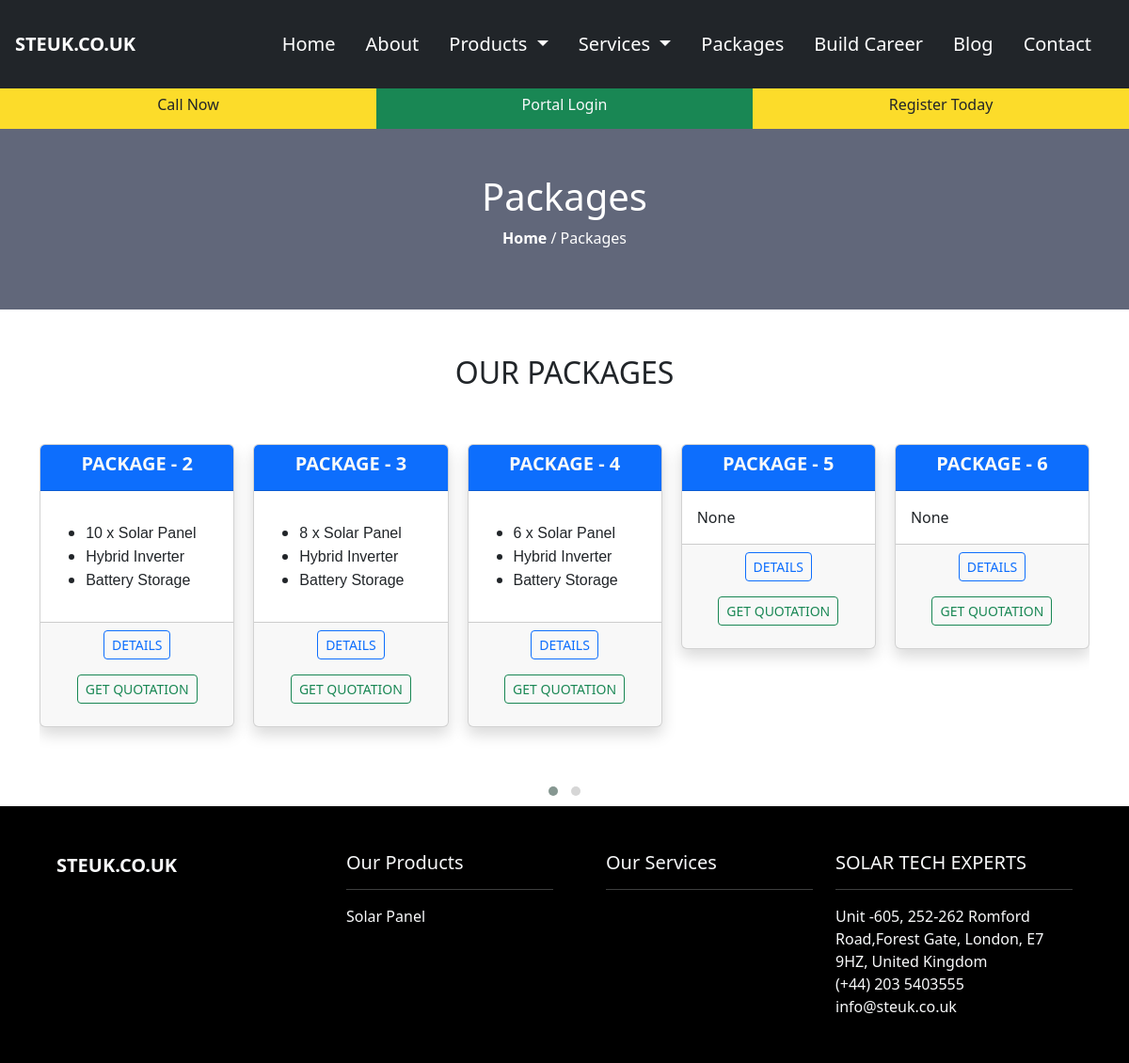
Page /packages/ on the committed database.
### frontend/models.py (models this page shows, shortened)
class Packages(models.Model):
    image=models.ImageField(upload_to='media/packages',blank=True,null=True)
    category=models.ForeignKey(PackageCatgory,related_name='packages', on_delete=models.CASCADE, default=None)
    package_name=models.CharField(max_length=255, blank=True, null=True)
    package_summary=RichTextUploadingField(null=True, blank=True)
    package_details=RichTextUploadingField(null=True, blank=True)

class Category(models.Model):
    name=models.CharField(max_length=255,null=True, blank=True)
    images=models.ImageField(upload_to='media/category',null=True, blank=True)

### frontend/views.py (the view)
# urls.py: path('packages/', Package, name="packages"),
def Package(request):
    packages=Packages.objects.all()
    context={
        'packages': packages
    }
    return render(request, 'packages.html',context)

### frontend/context_processors.py (called while the page is built)
def categories_processor(request):
    categories = Category.objects.all()
    return {'categories': categories}

def service_cat_menu(request):
    service_categories = ServiceCategory.objects.all()
    return {'service_categories': service_categories}

### frontend/templates/packages.html (shortened to what this page needs)
{% extends 'base.html' %}
{% load static %}
{% block content %}
<link rel="stylesheet" href="https://cdnjs.cloudflare.com/ajax/libs/OwlCarousel2/2.3.4/assets/owl.carousel.min.css"/>
<link rel="stylesheet" href="https://cdnjs.cloudflare.com/ajax/libs/OwlCarousel2/2.3.4/assets/owl.theme.default.min.css"/>
<div class="container-fluid px-0">
    <div class="p-5" style="background-color: #61677A;">
        <h1 class="text-center text-white">Packages</h1>
        <p class="text-center text-white"><a href="/" class="text-decoration-none text-white fw-bold">Home</a> / Packages</p>
    </div>
    <div class="container ">
        <h2 class="text-capitalize text-center py-5">OUR PACKAGES</h2>
          <div class="owl-carousel owl-theme">
            {% for pack in packages %}
              <div class="item h-100">
                  <div class="card mb-5 shadow ">
                    <div class="card-header bg-primary text-light">
                      <h5 class="fw-bold text-center">{{pack.package_name}}</h5>
                    </div>
                    <div class="card-body">
                      <p class="card-text">{{pack.package_summary |safe}}</p>
                    </div>
                    <div class="card-footer text-center">
                      <a href="{% url 'package_deatils' pack.id %}" class="btn btn-outline-primary btn-sm mb-3">DETAILS</a>
                      <a href="{% url 'package_form' %}" class="btn btn-outline-success btn-sm mb-3">GET QUOTATION</a>
                    </div>
                  </div>
              </div>
            {% endfor %}
          </div>
    </div>
</div>
{% endblock content %}

### templates/footer.html (shortened to what this page needs)
		{% load static %}
		<div class="container-fluid p-5 bg-black">
			<div class="container">
				<div class="row text-light">
					<div class="col-md-3 col-sm-12">
					<a class="navbar-brand fs-5 fw-bold me-5" href="/">STEUK.CO.UK</a>
					</div>
					<div class="col-md-3  col-sm-12">
						<ul>
							<h5>Our Products</h5>
							<hr>
							<div >
								{% for category in categories %}
								<a class="dropdown-item" class="nav-link" href="{% url 'product_list' category.id %}">{{ category.name }}</a>
								{% endfor %}
							</div>
						</ul>
					</div>
					<div class="col-md-3  col-sm-12">
						<ul>
							<h5>Our Services</h5>
							<hr>
						</ul>
					</div>
					<div class="col-md-3  col-sm-12">
						<h5>SOLAR TECH EXPERTS</h5>
						<hr>
						<span>Unit -605, 252-262 Romford Road,Forest Gate, London, E7 9HZ, United Kingdom</span><br>
						<span>(+44) 203 5403555</span> <br>
						<span><a href="mailto:info@steuk.co.uk" class="nav-link">info@steuk.co.uk</a></span>
					</div>
				</div>
			</div>
		</div>

### static/css/style.css (style rules this page uses)
body { margin: 0; padding: 0; overflow-x: hidden; }

### rows in the picture
Packages: package_name "PACKAGE - 2", package_summary "10 x Solar Panel Hybrid Inverter Battery Storage"
Packages: package_name "PACKAGE - 3", package_summary "8 x Solar Panel Hybrid Inverter Battery Storage"
Packages: package_name "PACKAGE - 4", package_summary "6 x Solar Panel Hybrid Inverter Battery Storage"
Packages: package_name "PACKAGE - 5", package_summary "None"
Packages: package_name "PACKAGE - 6", package_summary "None"
Category: name "Solar Panel"
